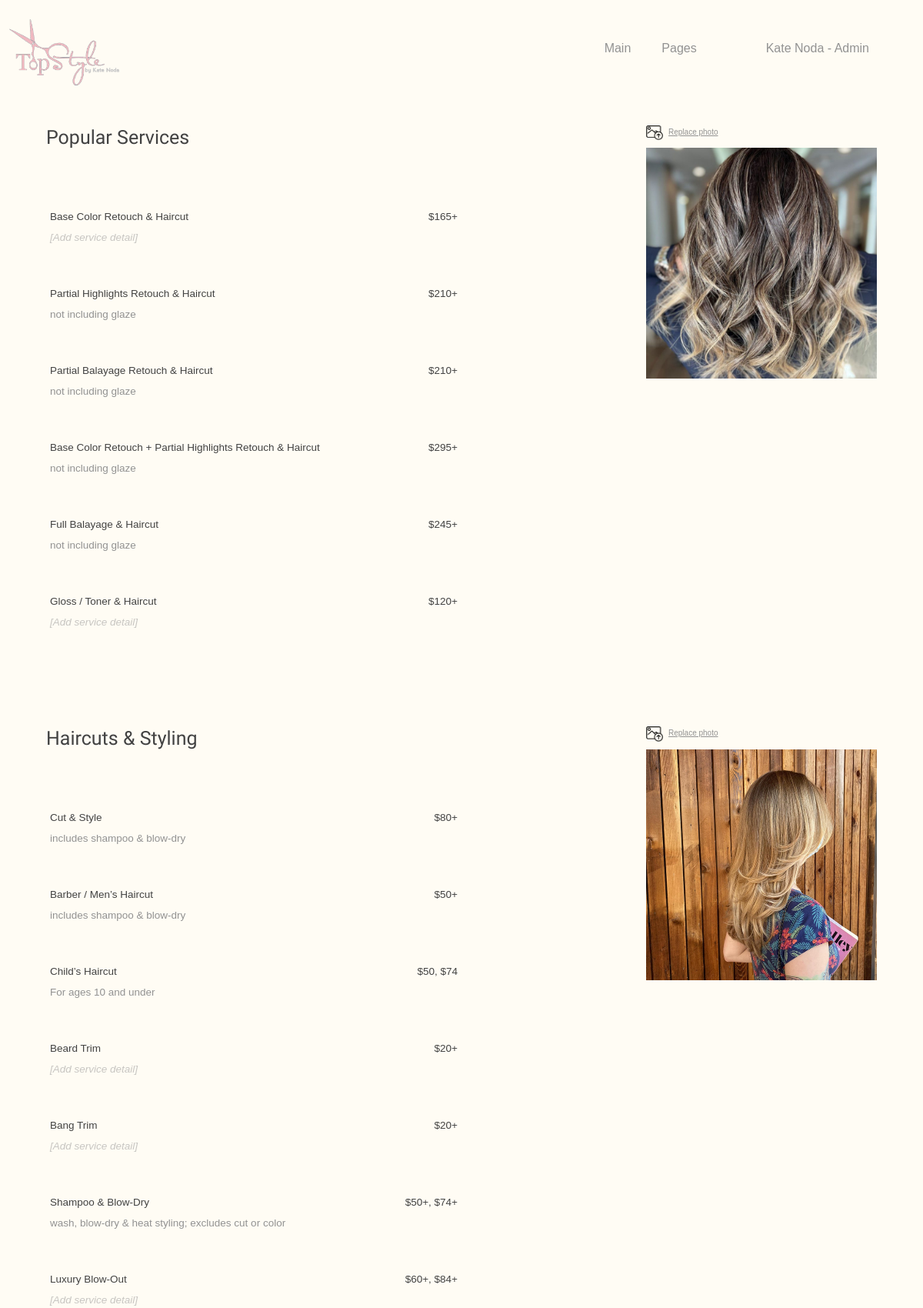
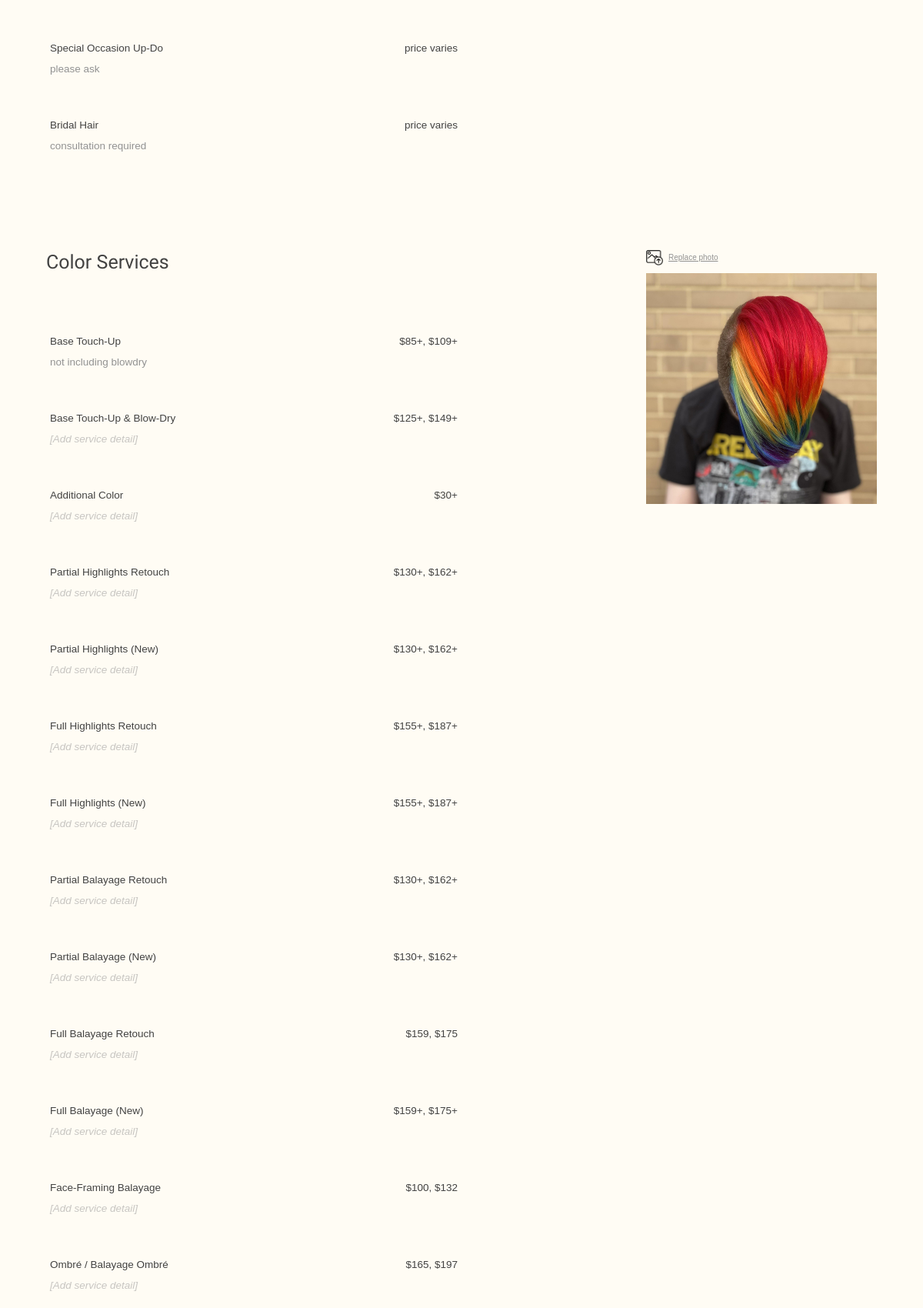
The page /dashboard/services (signed in, upper part) on the database its author committed (2 pictures, top to bottom).
### app/models.py (models this page shows, shortened)
class User(db.Model, UserMixin):
    id = db.Column(db.Integer, primary_key=True)
    firebase_uid = db.Column(db.String(128), nullable=False)
    email = db.Column(db.String(255), nullable=False)
    name = db.Column(db.String(100), nullable=False)
    role = db.Column(db.String(20), default="editor", nullable=False)
    status = db.Column(db.String(20), default="invited", nullable=False)

class Service(db.Model):
    __table_args__ = (
        db.UniqueConstraint("category", "order", name="uq_service_category_order"),
    )
    id = db.Column(db.Integer, primary_key=True)
    name = db.Column(db.Text, nullable=False)
    price = db.Column(db.Text, nullable=False)
    details = db.Column(db.Text, nullable=True)
    category = db.Column(db.String(100), nullable=False, index=True)
    order = db.Column(db.Integer, nullable=False, default=1)

class ServicesImage(db.Model):
    id = db.Column(db.Integer, primary_key=True)
    uri = db.Column(db.Text, nullable=True)
    category = db.Column(db.String(100), nullable=False, unique=True)

### app/main.py (the view)
@main.route("/dashboard/services")
@login_required
def dashboard_services():
    return render_template("/dashboard/services.html", **_get_services_page_context())

### app/main.py (called while the page is built)
def _get_services_page_context():
    services = Service.query.order_by(Service.category.asc(), Service.order.asc(), Service.id.asc()).all()
    images = ServicesImage.query.order_by(ServicesImage.category.asc(), ServicesImage.id.asc()).all()
    services_by_category = {}
    for service in services:
        services_by_category.setdefault(service.category, []).append(service)
    images_by_category = {image.category: image.uri for image in images}
    return {
        "services_by_category": services_by_category,
        "images_by_category": images_by_category,
    }

@main.before_request
def clear_trailing_slashes():
    if request.path != '/' and request.path.endswith('/'):
            return redirect(request.path[:-1])

### app/templates/dashboard/services.html (shortened to what this page needs)
﻿{% extends "dashboard/base.html" %}
{% block styles %}
<link rel="stylesheet" href="../static/dashboard/styles/services.css" />
{% endblock %}
{% block content %}
{% for cat in categories %}
<section class="services-section">
    <div class="services-container">
        <h1 class="italiana-regular service-heading">{{ cat.label }}</h1>
        {% for service in services_by_category.get(cat.key, []) %}
        <div class="service">
            <div class="service-flex" data-service-id="{{ service.id }}" data-category="{{ cat.key }}"
                data-service-order="{{ service.order }}">
                <p class="service-name">{{ service.name }}</p>
                <div class="service-price">{{ service.price }}</div>
            </div>
            <div class="service-details">{{ service.details if service.details is not none else '' }}</div>
        </div>
        {% endfor %}
    </div>
    <div class="category-image-container">
        <div class="edit-caption">
            <img src="../static/assets/dashboard/image-icon.png" alt="Image icon" class="content-icon">
            <h4 class="edit-caption-text actionable" id="{{ cat.btn_id }}">Replace photo</h4>
        </div>
        <form id="{{ cat.form_id }}" action="#" method="POST" enctype="multipart/form-data"
            data-category="{{ cat.key }}">
            <img id="{{ cat.img_id }}" src="{{ images_by_category.get(cat.key, '') }}" class="category-image"
                alt="{{ cat.alt }}">
        </form>
    </div>
</section>
{% endfor %}
{% endblock %}

### app/templates/dashboard/base.html (shortened to what this page needs)
<!DOCTYPE html>
<html lang="en">
<head>
    <link rel="stylesheet" href="../static/dashboard/styles/shared.css" />
    {% block styles %}{% endblock %}
</head>
<body>
    <header id="header">
        <img src="../static/assets/TopStyleLogo.png" class="top-style-logo" alt="TopStyle salon logo" />
        <nav
            class="dashboard-nav {% if current_user.role == 'admin' %}dashboard-nav-admin{% else %}dashboard-nav-editor{% endif %}">
            {% if current_user.role == 'admin' %}
            <a href="{{ url_for('main.dashboard_main') }}" class="nav-link">Main</a>
            <div class="pages-menu-container">
                <h3 id="pagesMenuToggle" class="nav-link">Pages</h3>
            </div>
            <h3 class="dashboard-user-label">{{ current_user.name }} - {{ current_user.role|capitalize }}</h3>
            {% endif %}
        </nav>
    </header>
    {% block content %}{% endblock %}
</body>
</html>

### app/static/dashboard/styles/shared.css (style rules this page uses)
html { font-size: 10px; }
*, *::before, *::after { box-sizing: border-box; margin: 0; padding: 0; }
body { background-color: var(--background-color); color: var(--text-color-regular); font-family: var(--font-family-regular); line-height: 1.25; }
#header { display: flex; justify-content: space-between; align-items: center; }
.top-style-logo { padding-left: 1.2rem; padding-top: 1.2rem; height: 10rem; }
.dashboard-nav { display: flex; align-items: center; margin-right: 30px; }
.nav-link, .dashboard-nav h3 { font-size: 1.6rem; color: var(--text-color-light); font-weight: normal; margin-right: 4rem; transition: 0.35s; text-decoration: none; }
.dashboard-nav-admin > .dashboard-user-label { padding-left: 50px; }
.pages-menu-container { position: relative; }
#pagesMenuToggle { cursor: pointer; }
.italiana-regular { font-family: "Italiana"; font-weight: 400; font-style: normal; font-size: 2.5rem; }
.edit-caption { display: flex; align-items: center; margin-bottom: 10px; }
.content-icon { width: 22px; }
.edit-caption-text { font-size: 1rem; font-family: var(--font-family-regular); font-weight: 100; color: var(--text-color-light); margin-left: 7px; }
.actionable { text-decoration: underline; cursor: pointer; }

### app/static/dashboard/styles/services.css (style rules this page uses)
.services-section { width: 90%; margin-left: -45%; position: relative; top: 50px; left: 50%; display: flex; justify-content: space-between; margin-bottom: 100px; }
.services-container { width: 50%; }
.category-image-container { display: block; }
.category-image { width: 300px; }
.service-heading { margin-bottom: 50px; }
.service-flex { color: var(--font-family-regular) }
.service-name { width: 75%; cursor: text; font-size: 1.35rem; }
.service-price { font-size: 1.35rem; cursor: text; }
.service-details { font-size: 1.35rem; cursor: text; display: inline-block; min-width: 250px; }
.service-detail-placeholder { font-style: italic; color: #92929284; }
.service-name, .service-details, .service-price { padding: 5px; outline: none; }

### app/static/shared/variables.css (style rules this page uses)
:root { --background-color: #FFFCF4; --brown: #D1C6B7; --pink: #F4C9CD; --light-pink: #F9E1DF; --text-color-bold: #000000; --text-color-regular: #424242; --text-color-light: #929292; --font-family-bold: "Italiana", sans-serif; --font-family-regular: "Montserrat", sans-serif; }

### app/static/shared/services.css (style rules this page uses)
.service { height: 10rem; }
.service-flex { display: flex; justify-content: space-between; width: 100%; }
.service-name { display: block; color: var(--text-color-regular); }
.service-details { color: var(--text-color-light); }

### rows shown on the page
User: name "Kate Noda", role "Admin"
Service: name "Base Color Retouch & Haircut", price "$165+"
Service: name "Partial Highlights Retouch & Haircut", price "$210+", details "not including glaze"
Service: name "Partial Balayage Retouch & Haircut", price "$210+", details "not including glaze"
Service: name "Base Color Retouch + Partial Highlights Retouch & Haircut", price "$295+", details "not including glaze"
Service: name "Full Balayage & Haircut", price "$245+", details "not including glaze"
Service: name "Gloss / Toner & Haircut", price "$120+"
ServicesImage: get (picture)
Service: name "Cut & Style", price "$80+", details "includes shampoo & blow-dry"
Service: name "Barber / Men’s Haircut", price "$50+", details "includes shampoo & blow-dry"
Service: name "Child’s Haircut", price "$50, $74", details "For ages 10 and under"
Service: name "Beard Trim", price "$20+"
Service: name "Bang Trim", price "$20+"
Service: name "Shampoo & Blow-Dry", price "$50+, $74+", details "wash, blow-dry & heat styling; excludes cut or color"
Service: name "Luxury Blow-Out", price "$60+, $84+"
Service: name "Special Occasion Up-Do", price "price varies", details "please ask"
Service: name "Bridal Hair", price "price varies", details "consultation required"
ServicesImage: get (picture)
Service: name "Base Touch-Up", price "$85+, $109+", details "not including blowdry"
Service: name "Base Touch-Up & Blow-Dry", price "$125+, $149+"
Service: name "Additional Color", price "$30+"
Service: name "Partial Highlights Retouch", price "$130+, $162+"
Service: name "Partial Highlights (New)", price "$130+, $162+"
Service: name "Full Highlights Retouch", price "$155+, $187+"
Service: name "Full Highlights (New)", price "$155+, $187+"
Service: name "Partial Balayage Retouch", price "$130+, $162+"
Service: name "Partial Balayage (New)", price "$130+, $162+"
Service: name "Full Balayage Retouch", price "$159, $175"
Service: name "Full Balayage (New)", price "$159+, $175+"
Service: name "Face-Framing Balayage", price "$100, $132"
Service: name "Ombré / Balayage Ombré", price "$165, $197"
ServicesImage: get (picture)

### other values the page prints
{{ cat.label }} "Popular Services" "Haircuts & Styling" "Color Services"
